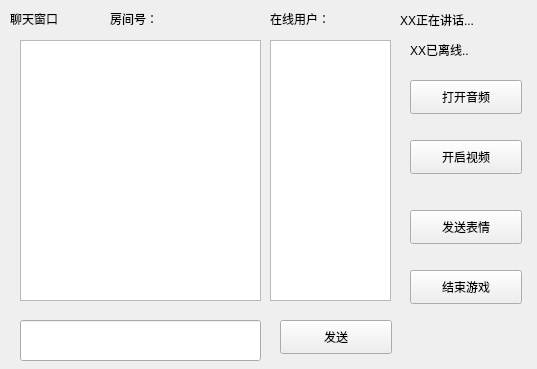
<?xml version="1.0" encoding="UTF-8"?>
<ui version="4.0">
 <class>gamesup</class>
 <widget class="QWidget" name="gamesup">
  <property name="geometry">
   <rect>
    <x>0</x>
    <y>0</y>
    <width>537</width>
    <height>369</height>
   </rect>
  </property>
  <property name="font">
   <font>
    <stylestrategy>PreferDefault</stylestrategy>
   </font>
  </property>
  <property name="cursor">
   <cursorShape>ArrowCursor</cursorShape>
  </property>
  <property name="acceptDrops">
   <bool>false</bool>
  </property>
  <property name="windowTitle">
   <string>Chat</string>
  </property>
  <widget class="QPushButton" name="pushButton">
   <property name="geometry">
    <rect>
     <x>410</x>
     <y>80</y>
     <width>112</width>
     <height>34</height>
    </rect>
   </property>
   <property name="text">
    <string>打开音频</string>
   </property>
  </widget>
  <widget class="QPushButton" name="pushButton_2">
   <property name="geometry">
    <rect>
     <x>410</x>
     <y>140</y>
     <width>112</width>
     <height>34</height>
    </rect>
   </property>
   <property name="text">
    <string>开启视频</string>
   </property>
  </widget>
  <widget class="QPushButton" name="pushButton_3">
   <property name="geometry">
    <rect>
     <x>410</x>
     <y>270</y>
     <width>112</width>
     <height>34</height>
    </rect>
   </property>
   <property name="text">
    <string>结束游戏</string>
   </property>
  </widget>
  <widget class="QLabel" name="label">
   <property name="geometry">
    <rect>
     <x>10</x>
     <y>10</y>
     <width>81</width>
     <height>18</height>
    </rect>
   </property>
   <property name="text">
    <string>聊天窗口</string>
   </property>
  </widget>
  <widget class="QPushButton" name="pushButton_4">
   <property name="geometry">
    <rect>
     <x>410</x>
     <y>210</y>
     <width>112</width>
     <height>34</height>
    </rect>
   </property>
   <property name="text">
    <string>发送表情</string>
   </property>
  </widget>
  <widget class="QLineEdit" name="ChatLine">
   <property name="geometry">
    <rect>
     <x>20</x>
     <y>320</y>
     <width>241</width>
     <height>41</height>
    </rect>
   </property>
  </widget>
  <widget class="QPushButton" name="pushButton_5">
   <property name="geometry">
    <rect>
     <x>280</x>
     <y>320</y>
     <width>112</width>
     <height>34</height>
    </rect>
   </property>
   <property name="text">
    <string>发送</string>
   </property>
  </widget>
  <widget class="QTextBrowser" name="ChatMsg">
   <property name="geometry">
    <rect>
     <x>20</x>
     <y>40</y>
     <width>241</width>
     <height>261</height>
    </rect>
   </property>
  </widget>
  <widget class="QLabel" name="label_2">
   <property name="geometry">
    <rect>
     <x>110</x>
     <y>10</y>
     <width>81</width>
     <height>18</height>
    </rect>
   </property>
   <property name="text">
    <string>房间号：</string>
   </property>
  </widget>
  <widget class="QLabel" name="label_3">
   <property name="geometry">
    <rect>
     <x>190</x>
     <y>10</y>
     <width>91</width>
     <height>18</height>
    </rect>
   </property>
   <property name="text">
    <string/>
   </property>
  </widget>
  <widget class="QListWidget" name="Userlist">
   <property name="geometry">
    <rect>
     <x>270</x>
     <y>40</y>
     <width>121</width>
     <height>261</height>
    </rect>
   </property>
  </widget>
  <widget class="QLabel" name="label_4">
   <property name="geometry">
    <rect>
     <x>270</x>
     <y>10</y>
     <width>81</width>
     <height>18</height>
    </rect>
   </property>
   <property name="text">
    <string>在线用户：</string>
   </property>
  </widget>
  <widget class="QLabel" name="label_5">
   <property name="geometry">
    <rect>
     <x>410</x>
     <y>40</y>
     <width>91</width>
     <height>20</height>
    </rect>
   </property>
   <property name="text">
    <string>XX已离线..</string>
   </property>
  </widget>
  <widget class="QLabel" name="label_6">
   <property name="geometry">
    <rect>
     <x>400</x>
     <y>10</y>
     <width>121</width>
     <height>20</height>
    </rect>
   </property>
   <property name="text">
    <string>XX正在讲话...</string>
   </property>
  </widget>
 </widget>
 <resources/>
 <connections/>
</ui>
